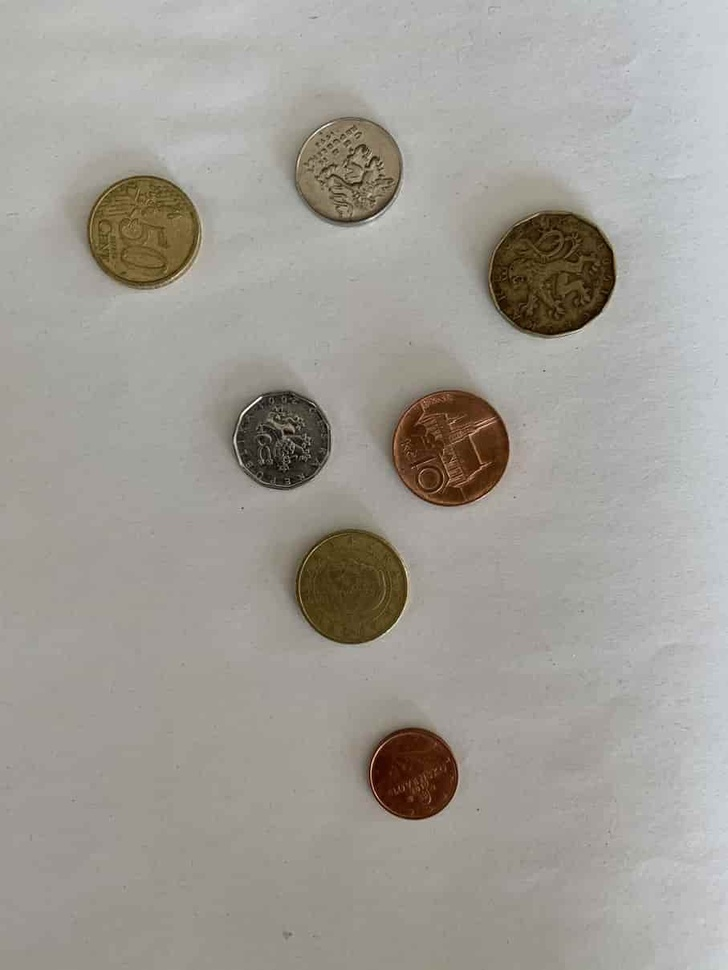
#> input picture opencv_book/pictures/coins2.jpg, 728 x 970 px, shrunk from 907 x 1209 before the run
$ python thresholding_simple.py --image pictures/coins2.jpg
#> lines starting #> are read from the running program, lines starting #| are printed output that depends on the picture; after the words box and inside, x2 and y2 are one past the last pixel; in counts of white or black regions, pixels touching at a corner belong together
"""
Thresholding is the binarization of an image.
In general, we seek to convert a grayscale image to a binary image,
where the pixels are either 0 or 255.

A simple thresholding example would be selecting a pixel value p,
and then setting all pixel intensities less than p to zero,
and all pixel values greater than p to 255.
"""

import numpy as np
import argparse
import cv2

ap = argparse.ArgumentParser()
ap.add_argument("-i", "--image", required=True, help="Path to the image")
args = vars(ap.parse_args())

image = cv2.imread(args["image"])
#> image is the input picture: shape (970, 728, 3); mean B, G, R 150.5, 157.3, 160.7
image = cv2.cvtColor(image, cv2.COLOR_BGR2GRAY)
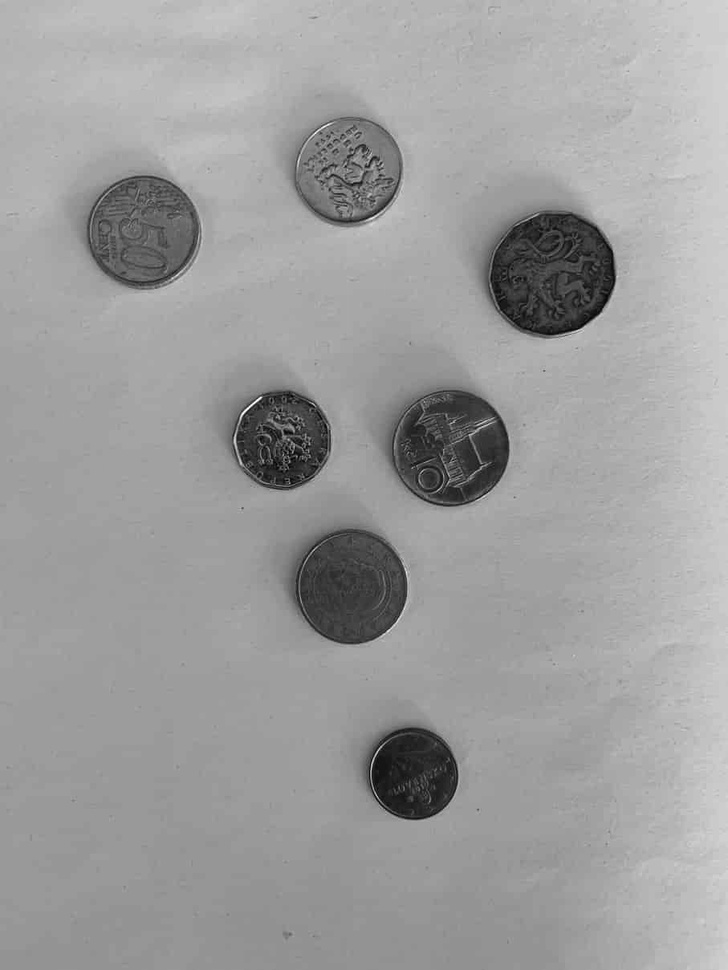
#> image: shape (970, 728); min 1, max 254, mean 157.5
blurred = cv2.GaussianBlur(image, (5, 5), 0)
cv2.imshow("Image", image)
cv2.waitKey(0)

# threshold value is 155, then maximum value in thresholding - any pixel bigger than 155 -> 255, else zero
(T, thresh) = cv2.threshold(blurred, 130, 255, cv2.THRESH_BINARY)
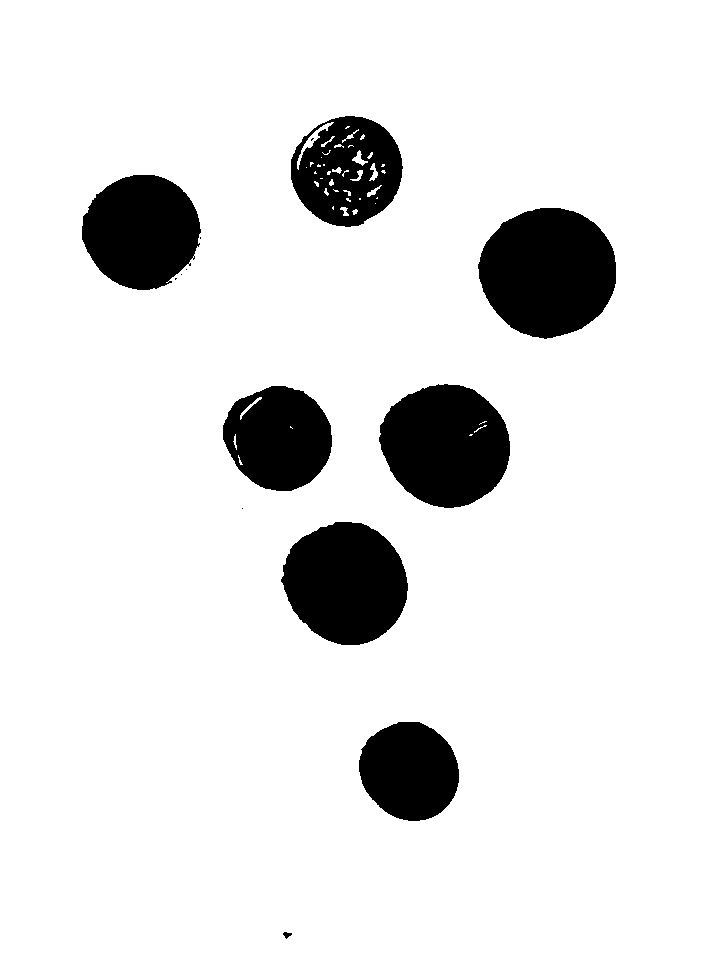
#> thresh: shape (970, 728); 89.6% white; 14 black regions (6 under 20 px), largest, box (x1, y1, x2, y2) and area: (478, 208, 616, 339) 13920, (379, 384, 510, 508) 12344, (281, 522, 408, 645) 11848
cv2.imshow("Threshold Binary", thresh)
cv2.waitKey(0)

(T, threshInv) = cv2.threshold(blurred, 130, 255, cv2.THRESH_BINARY_INV)
cv2.imshow("Threshold Binary", threshInv)
cv2.waitKey(0)

bitwise = cv2.bitwise_and(image, image, mask=threshInv)
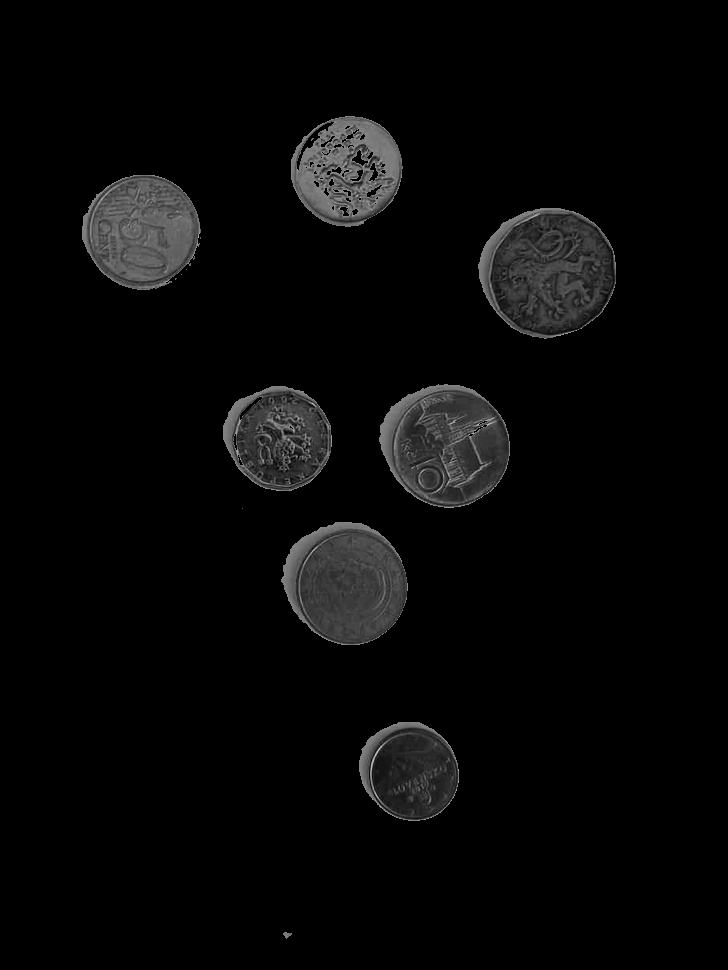
#> bitwise: shape (970, 728); min 0, max 208, mean 7.8
cv2.imshow("Coins", bitwise)
cv2.waitKey(0)

stack = np.hstack((image, thresh, threshInv, bitwise))
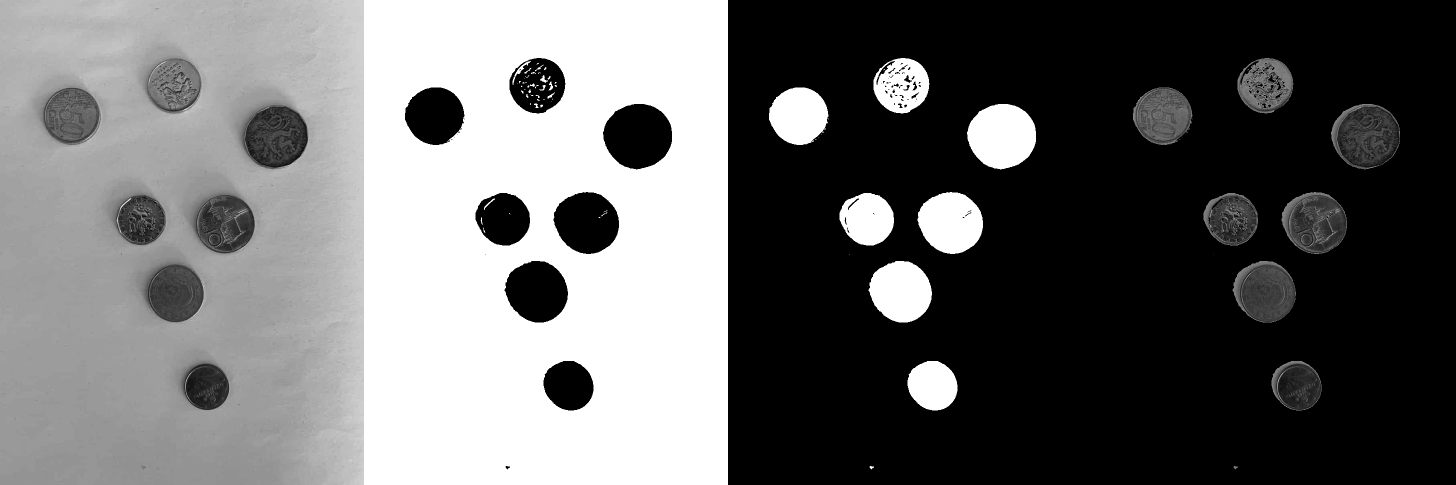
#> stack: shape (970, 2912) (shown at 1/2 size); min 0, max 255, mean 105.1
cv2.imshow("stack", stack)
cv2.imwrite("thresholding.jpg", stack)
cv2.waitKey(0)

$ run again, on opencv_book/pictures/input_counting_coins3.jpg
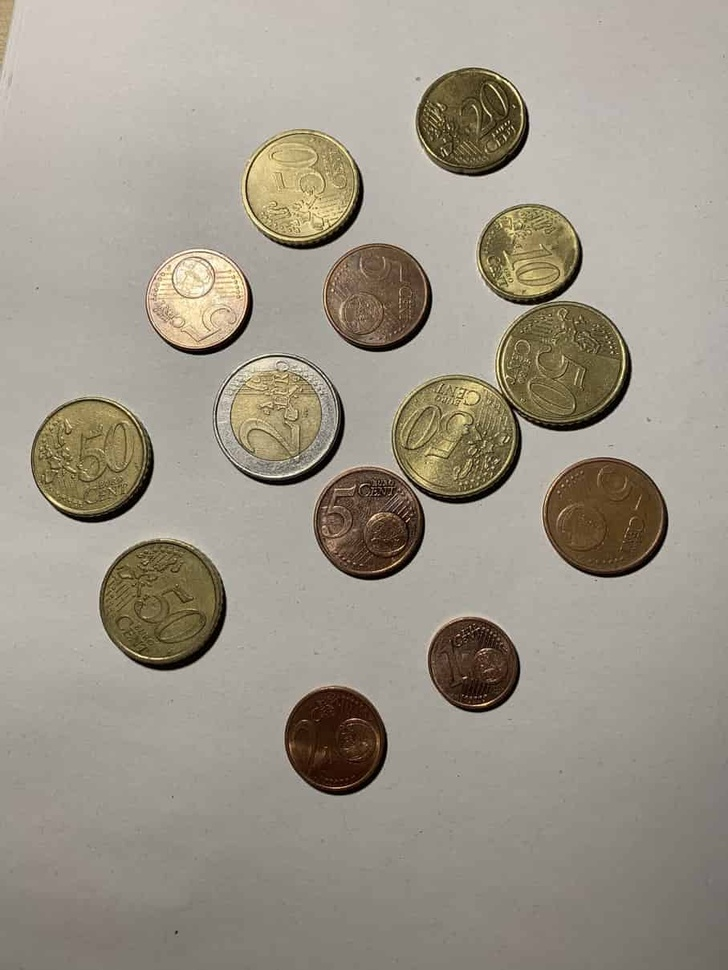
#> input picture opencv_book/pictures/input_counting_coins3.jpg, 728 x 970 px, shrunk from 907 x 1209 before the run
#> image is the input picture: shape (970, 728, 3); mean B, G, R 136.9, 150.2, 157.2
#> image: shape (970, 728)
#> `(T, thresh) = cv2.threshold(blurred, 130, 255, cv2.THRESH_BINARY)`:
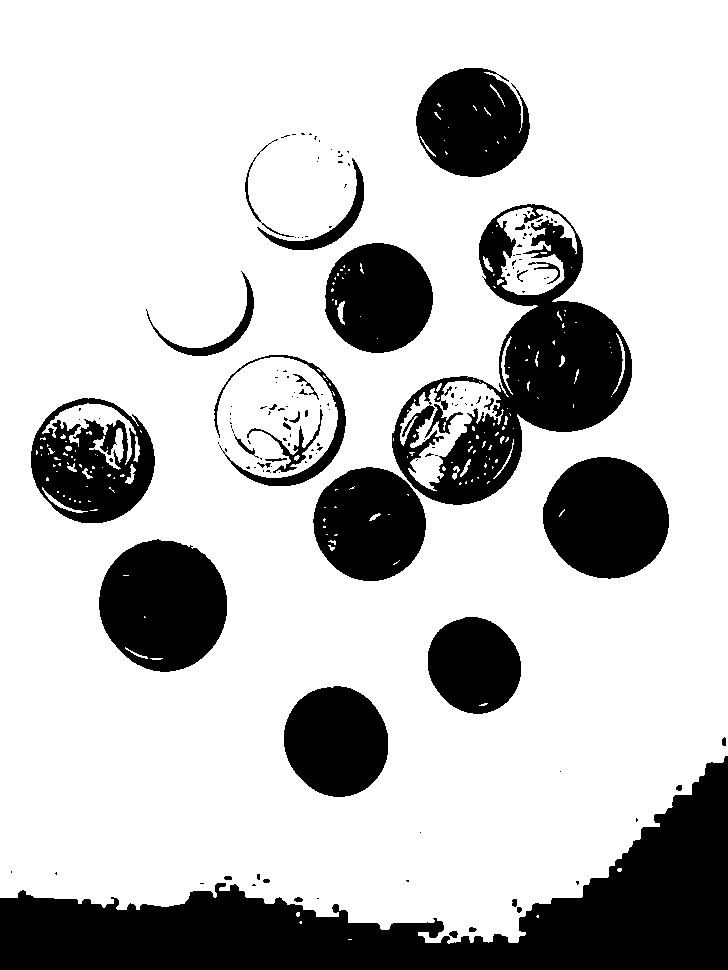
#> thresh: shape (970, 728); 76.3% white; 153 black regions (116 under 20 px), largest, box (x1, y1, x2, y2) and area: (0, 756, 728, 970) 56287, (392, 204, 632, 505) 25438, (99, 539, 227, 672) 13112
#> `stack = np.hstack((image, thresh, threshInv, bitwise))`:
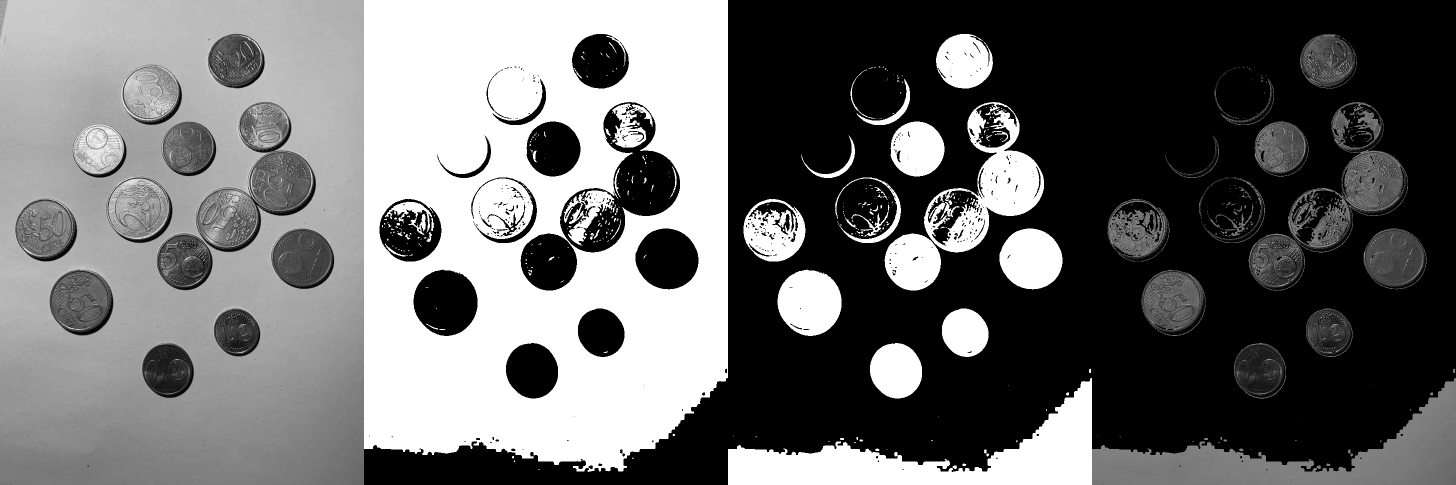
#> stack: shape (970, 2912) (shown at 1/2 size); min 0, max 255, mean 106.9

$ run again, on opencv_book/pictures/master_169.jpg
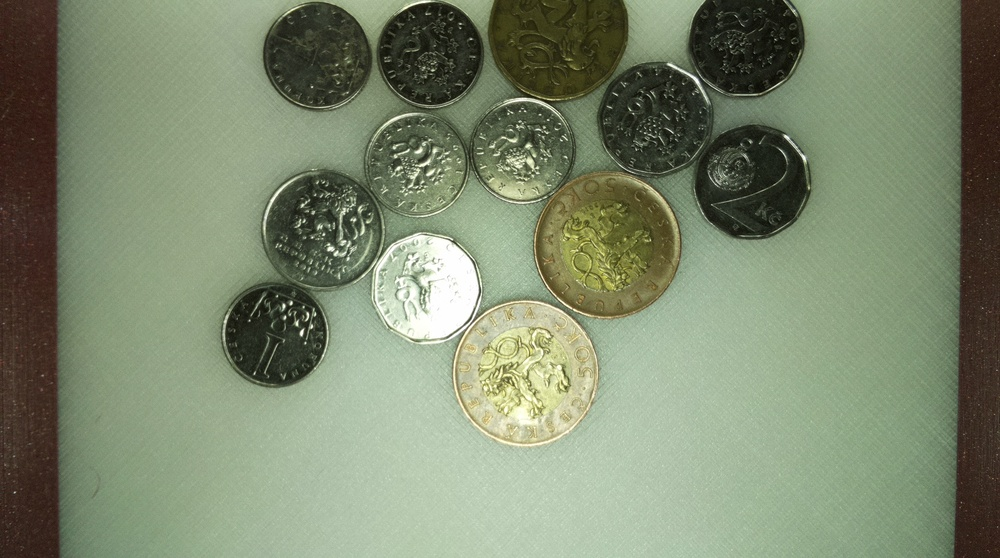
#> input picture opencv_book/pictures/master_169.jpg, 1000 x 558 px, shrunk from 1664 x 928 before the run
#> image is the input picture: shape (558, 1000, 3); mean B, G, R 110.6, 136.6, 125.5
#> image: shape (558, 1000)
#> `(T, thresh) = cv2.threshold(blurred, 130, 255, cv2.THRESH_BINARY)`:
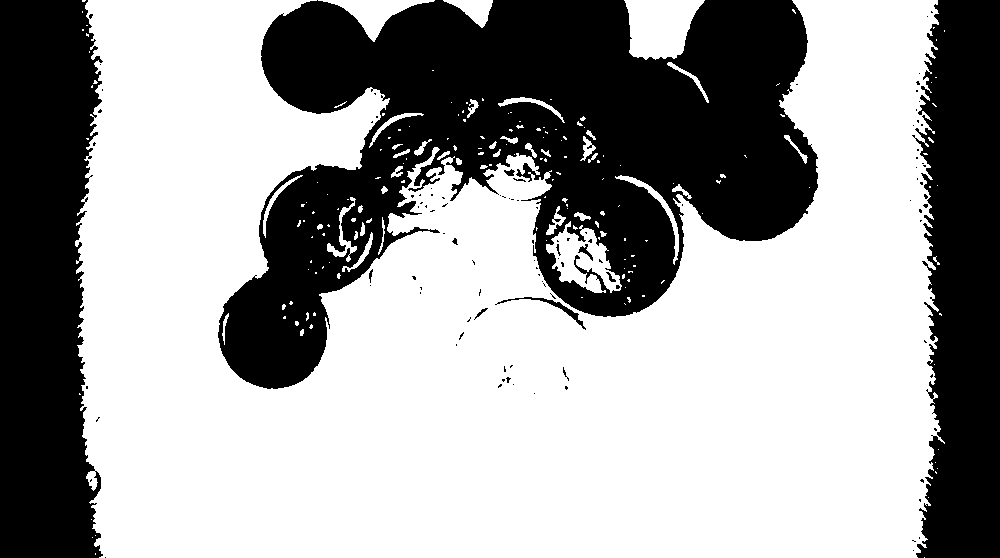
#> thresh: shape (558, 1000); 62.3% white; 106 black regions (93 under 20 px), largest, box (x1, y1, x2, y2) and area: (218, 0, 818, 389) 121055, (0, 0, 103, 558) 48945, (912, 0, 1000, 558) 39374
#> `stack = np.hstack((image, thresh, threshInv, bitwise))`:
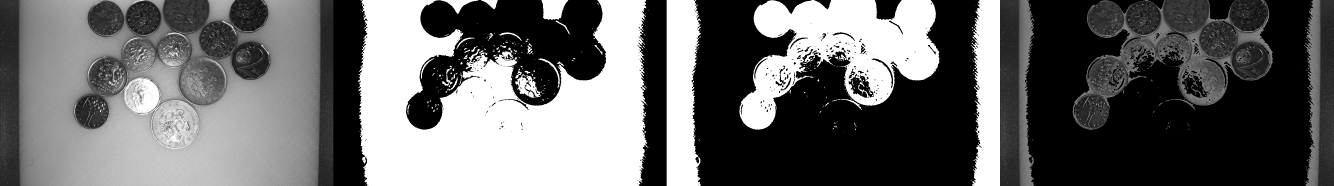
#> stack: shape (558, 4000) (shown at 1/3 size); min 0, max 255, mean 103.1
